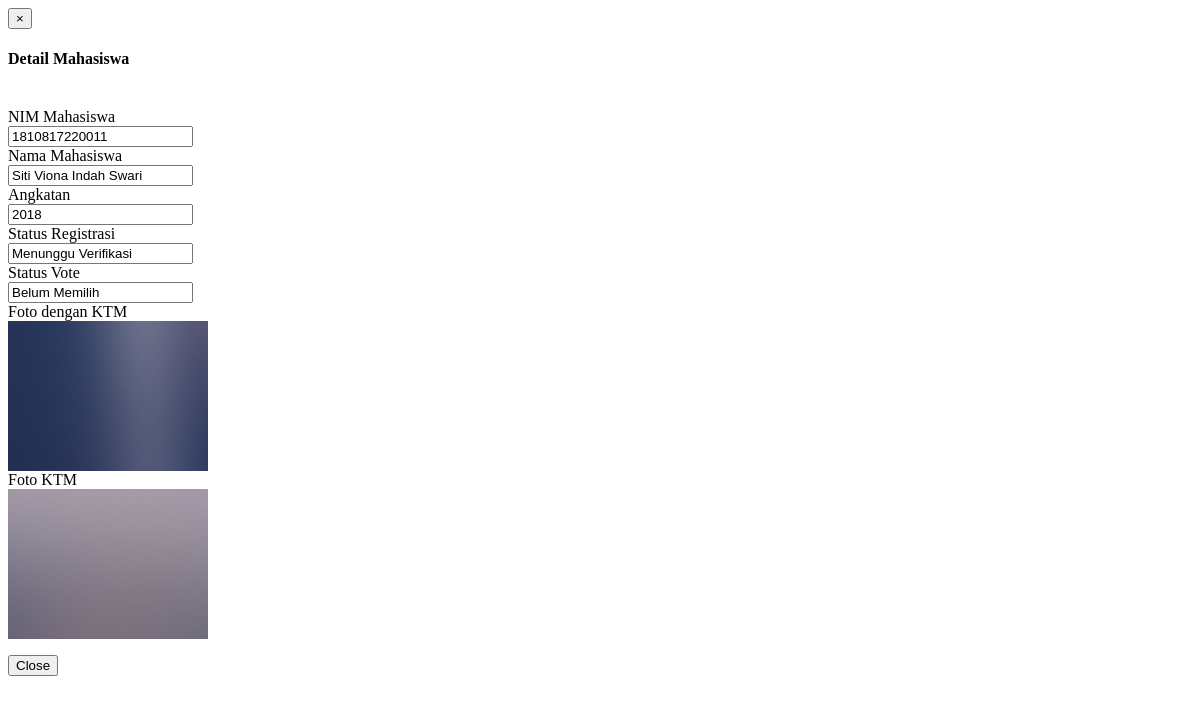
Page /admin/userview.php?code=1810817220011 on the committed database.
### tables this page shows
CREATE TABLE `user` (
  `nim_user` varchar(15) NOT NULL,
  `nama_user` varchar(50) NOT NULL,
  `angkatan` int(11) NOT NULL,
  `password` varchar(20) NOT NULL,
  `foto_user` varchar(250) NOT NULL,
  `foto_ktm` varchar(250) NOT NULL,
  `status_registrasi` varchar(20) NOT NULL,
  `status_vote` varchar(20) NOT NULL
);

### admin/userview.php (the view, shortened to what this page needs)
	<link rel="stylesheet" href="css/printing.css">
<?php
include('includes/config.php');
if($_GET) {
	$Kode = $_GET['code'];
	$mySql ="SELECT * FROM user WHERE nim_user ='$Kode'";
	$myQry = mysqli_query($koneksidb, $mySql);
	$result = mysqli_fetch_array($myQry);
}
else {
	echo "NIM Mahasiswa Tidak Terbaca";
	exit;
}
?>
<html>
<head>
</head>
<body>
<div id="section-to-print">
<div class="modal-header">
	<button type="button" class="close" data-dismiss="modal"><span aria-hidden="true">×</span></button>
	<h4 class="modal-title" id="myModalLabel">Detail Mahasiswa</h4>
</div>
<div><br/></div>
<form id="theform" data-parsley-validate class="form-horizontal form-label-left" action="<?php $_SERVER['PHP_SELF']; ?>" method="post" enctype="multipart/form-data">
	<div class="form-group">
		<label class="control-label col-md-3 col-sm-3 col-xs-12" for="nama">NIM Mahasiswa</label>
			<div class="col-md-6 col-sm-6 col-xs-12">
				<input type="text" id="nis" required="required" class="form-control col-md-7 col-xs-12" name="nama" data-parsley-error-message="Field ini harus diisi" value="<?php echo $result['nim_user'];?>" readonly>
			</div>
	</div><div class="form-group">
		<label class="control-label col-md-3 col-sm-3 col-xs-12" for="nama">Nama Mahasiswa</label>
			<div class="col-md-6 col-sm-6 col-xs-12">
				<input type="text" id="nis" required="required" class="form-control col-md-7 col-xs-12" name="nama" data-parsley-error-message="Field ini harus diisi" value="<?php echo $result['nama_user'];?>" readonly>
			</div>
	</div>
	<div class="form-group">
		<label class="control-label col-md-3 col-sm-3 col-xs-12" for="nama">Angkatan</label>
			<div class="col-md-6 col-sm-6 col-xs-12">
				<input type="text" id="nis" required="required" class="form-control col-md-7 col-xs-12" name="nama" data-parsley-error-message="Field ini harus diisi" value="<?php echo $result['angkatan'];?>" readonly>
			</div>
	</div>
	<div class="form-group">
		<label class="control-label col-md-3 col-sm-3 col-xs-12" for="nama">Status Registrasi</label>
			<div class="col-md-6 col-sm-6 col-xs-12">
				<input type="text" id="nis" required="required" class="form-control col-md-7 col-xs-12" name="nama" data-parsley-error-message="Field ini harus diisi" value="<?php echo $result['status_registrasi'];?>" readonly>
			</div>
	</div>
	<div class="form-group">
		<label class="control-label col-md-3 col-sm-3 col-xs-12" for="nama">Status Vote</label>
			<div class="col-md-6 col-sm-6 col-xs-12">
				<input type="text" id="nis" required="required" class="form-control col-md-7 col-xs-12" name="nama" data-parsley-error-message="Field ini harus diisi" value="<?php echo $result['status_vote'];?>" readonly>
			</div>
	</div>
	<div class="form-group">
		<label class="control-label col-md-3 col-sm-3 col-xs-12" for="nama">Foto dengan KTM</label>
			<div class="col-md-6 col-sm-6 col-xs-12">
				<img src="../images/<?php echo htmlentities($result['foto_user']);?>" width="200" height="150">
			</div>
	</div>
	<div class="form-group">
		<label class="control-label col-md-3 col-sm-3 col-xs-12" for="nama">Foto KTM</label>
			<div class="col-md-6 col-sm-6 col-xs-12">
				<img src="../images/<?php echo htmlentities($result['foto_ktm']);?>" width="200" height="150">
			</div>
	</div>
	</form>
	<div class="modal-footer">
	<button type="button" class="btn btn-default" data-dismiss="modal">Close</button>
	</div>
</div>
</body>
</html>

### rows in the picture
user: nama "1810817220011", nama "Siti Viona Indah Swari", nama "2018", nama "Menunggu Verifikasi", nama "Belum Memilih", foto_user (picture), foto_ktm (picture)
